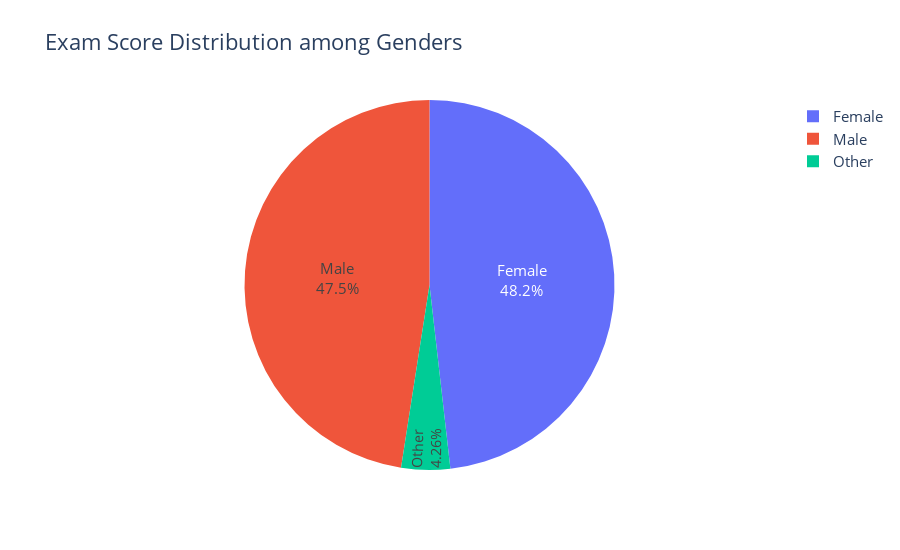

This figure's notebook cell:
### Code cell
fig = px.pie(
    df,
    names='gender',
    values='exam_score',
    title='Exam Score Distribution among Genders',
)
fig.update_traces(textposition='inside', textinfo='percent+label')
fig.update_layout(
    title_font_size=22,
    font=dict(size=15),
)
fig.show()

### Figure 1 — Plotly figure (JSON) as saved in the notebook; plotly's stock layout.template omitted (floating-point values rounded to 4 significant figures; data arrays with more than 128 entries replaced by an {"elided": "..."} marker saying what was removed)
{"data": [{"domain": {"x": [0, 1], "y": [0, 1]}, "hovertemplate": "gender=%{label}<br>exam_score=%{value}<extra></extra>", "labels": {"elided": "1000 str values"}, "legendgroup": "", "name": "", "showlegend": true, "textinfo": "percent+label", "textposition": "inside", "type": "pie", "values": {"elided": "1000 float values"}}], "layout": {"font": {"size": 15}, "height": 550, "legend": {"tracegroupgap": 0}, "title": {"font": {"size": 22}, "text": "Exam Score Distribution among Genders"}, "width": 900}}
